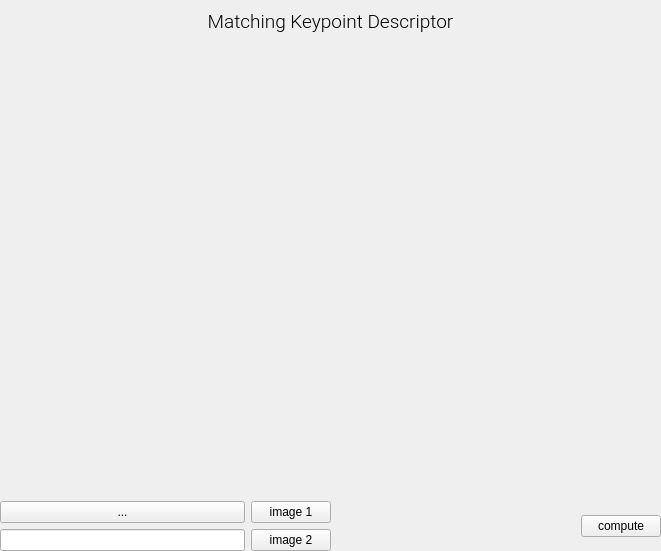
<?xml version="1.0" encoding="UTF-8"?>
<ui version="4.0">
 <class>Form</class>
 <widget class="QWidget" name="Form">
  <property name="geometry">
   <rect>
    <x>0</x>
    <y>0</y>
    <width>661</width>
    <height>551</height>
   </rect>
  </property>
  <property name="windowTitle">
   <string>Form</string>
  </property>
  <widget class="QWidget" name="verticalLayoutWidget_4">
   <property name="geometry">
    <rect>
     <x>0</x>
     <y>10</y>
     <width>661</width>
     <height>541</height>
    </rect>
   </property>
   <layout class="QVBoxLayout" name="verticalLayout_5">
    <item>
     <widget class="QLabel" name="label">
      <property name="sizePolicy">
       <sizepolicy hsizetype="Minimum" vsizetype="Fixed">
        <horstretch>0</horstretch>
        <verstretch>0</verstretch>
       </sizepolicy>
      </property>
      <property name="font">
       <font>
        <family>Roboto Light</family>
        <pointsize>14</pointsize>
       </font>
      </property>
      <property name="text">
       <string>Matching Keypoint Descriptor</string>
      </property>
      <property name="alignment">
       <set>Qt::AlignCenter</set>
      </property>
     </widget>
    </item>
    <item>
     <widget class="QLabel" name="img_frame">
      <property name="text">
       <string/>
      </property>
     </widget>
    </item>
    <item>
     <layout class="QHBoxLayout" name="horizontalLayout">
      <item>
       <layout class="QVBoxLayout" name="verticalLayout_2">
        <item>
         <widget class="QPushButton" name="inputFileButton">
          <property name="text">
           <string>...</string>
          </property>
         </widget>
        </item>
        <item>
         <widget class="QLineEdit" name="inputFileLineEdit"/>
        </item>
       </layout>
      </item>
      <item>
       <layout class="QVBoxLayout" name="verticalLayout_3">
        <item>
         <widget class="QPushButton" name="img_btn01">
          <property name="text">
           <string>image 1</string>
          </property>
         </widget>
        </item>
        <item>
         <widget class="QPushButton" name="img_btn02">
          <property name="text">
           <string>image 2</string>
          </property>
         </widget>
        </item>
       </layout>
      </item>
      <item>
       <spacer name="horizontalSpacer">
        <property name="orientation">
         <enum>Qt::Horizontal</enum>
        </property>
        <property name="sizeHint" stdset="0">
         <size>
          <width>40</width>
          <height>20</height>
         </size>
        </property>
       </spacer>
      </item>
      <item>
       <layout class="QVBoxLayout" name="verticalLayout_4">
        <item>
         <widget class="QPushButton" name="computeMatch">
          <property name="text">
           <string>compute</string>
          </property>
         </widget>
        </item>
       </layout>
      </item>
     </layout>
    </item>
   </layout>
  </widget>
 </widget>
 <resources/>
 <connections/>
</ui>
